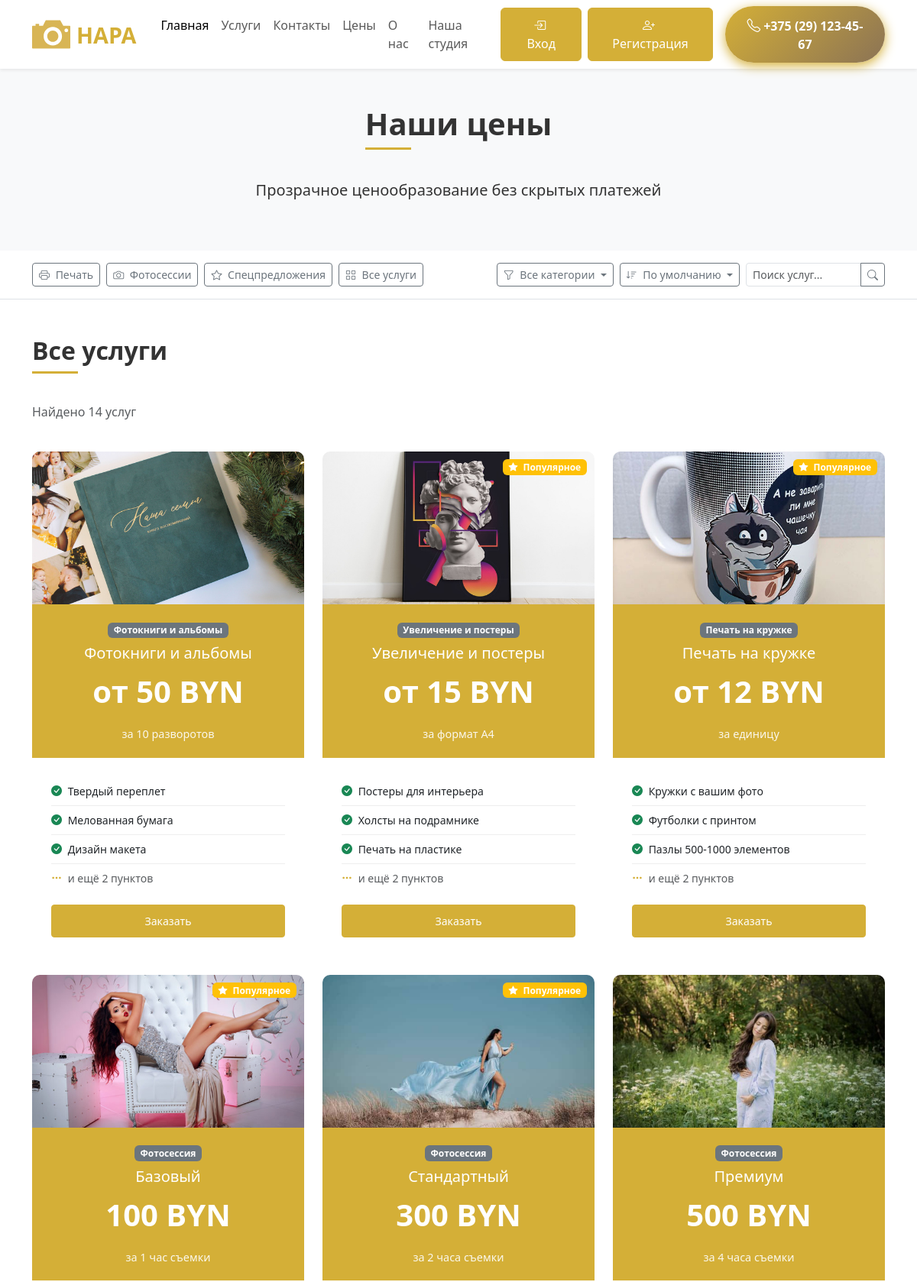
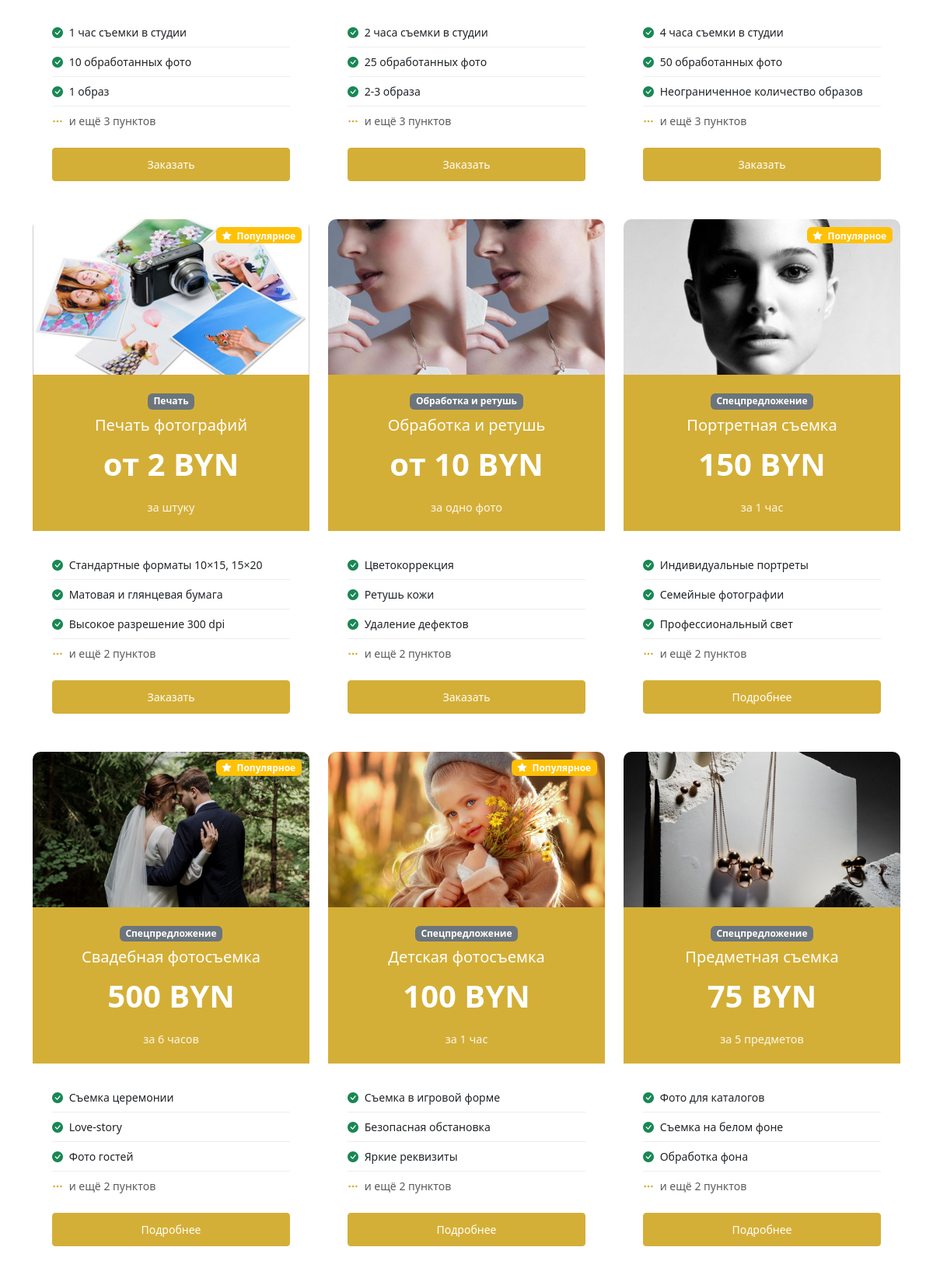
Screenshot of /price (upper part) with the database file from the repository (2 pictures, top to bottom).
### models.py (models this page shows, shortened)
class Service(db.Model):
    __tablename__ = 'services'
    id = db.Column(db.Integer, primary_key=True)
    title = db.Column(db.String(100), nullable=False)
    category = db.Column(db.String(50), nullable=False)  # 'printing', 'photo_session', 'special_offers'
    subcategory = db.Column(db.String(50))  # Для дополнительной фильтрации
    price_from = db.Column(db.String(20))
    price_period = db.Column(db.String(50))
    image_url = db.Column(db.String(200))
    features = db.Column(db.Text)
    description = db.Column(db.Text)
    order_button_text = db.Column(db.String(50), default="Заказать")
    is_popular = db.Column(db.Boolean, default=False)
    price_value = db.Column(db.Float)  # Для сортировки по цене
    created_at = db.Column(db.DateTime, default=datetime.now)

### app.py (the view, shortened to what this page needs)
@app.route("/price")
def price():
    category_filter = request.args.get("category", "all")
    sort_by = request.args.get("sort", "default")
    min_price = request.args.get("min_price")
    max_price = request.args.get("max_price")
    search_query = request.args.get("search", "").strip()
    query = Service.query
    if category_filter != "all":
        query = query.filter_by(category=category_filter)
    if min_price:
        try:
            query = query.filter(Service.price_value >= float(min_price))
        except:
            pass
    if max_price:
        try:
            query = query.filter(Service.price_value <= float(max_price))
        except:
            pass
    if sort_by == "price_asc":
        query = query.order_by(Service.price_value.asc())
    elif sort_by == "price_desc":
        query = query.order_by(Service.price_value.desc())
    elif sort_by == "title":
        query = query.order_by(Service.title.asc())
    elif sort_by == "popular":
        query = query.filter_by(is_popular=True).order_by(Service.created_at.desc())
    else:
        query = query.order_by(Service.category, Service.created_at.desc())
    services = query.all()
    printing_services = [s for s in services if s.category == "printing"]
    photo_session_packages = [s for s in services if s.category == "photo_session"]
    special_offers = [s for s in services if s.category == "special_offers"]
    categories = db.session.query(Service.category).distinct().all()
    categories = [c[0] for c in categories]
    return render_template(
        "price.html",
        services=services,
        printing_services=printing_services,
        photo_session_packages=photo_session_packages,
        special_offers=special_offers,
        categories=categories,
        current_category=category_filter,
        current_sort=sort_by,
        search_query=search_query,
    )

### app.py (called while the page is built)
@app.context_processor
def utility_processor():
    return {'datetime': datetime}

### templates/price.html (shortened to what this page needs)
{% extends 'base.html' %}
{% block main %}
<section class="py-5 bg-light">
  <div class="container">
    <div class="row">
      <div class="col text-center">
        <h1 class="section-title d-inline-block">Наши цены</h1>
        <p class="lead">Прозрачное ценообразование без скрытых платежей</p>
      </div>
    </div>
  </div>
</section>
<section class="py-3 bg-white border-bottom">
  <div class="container">
    <div class="row align-items-center">
      <div class="col-md-6 mb-3 mb-md-0">
        <div class="d-flex flex-wrap gap-2">
          <a href="#printing" class="btn btn-sm btn-outline-secondary">
            <i class="bi bi-printer me-1"></i> Печать
          </a>
          <a href="#photo-sessions" class="btn btn-sm btn-outline-secondary">
            <i class="bi bi-camera me-1"></i> Фотосессии
          </a>
          <a href="#special-offers" class="btn btn-sm btn-outline-secondary">
            <i class="bi bi-star me-1"></i> Спецпредложения
          </a>
          {% if current_category == 'all' %}
          <a href="#all-services" class="btn btn-sm btn-outline-secondary">
            <i class="bi bi-grid me-1"></i> Все услуги
          </a>
          {% endif %}
        </div>
      </div>
      <div class="col-md-6">
        <div class="d-flex gap-2 justify-content-md-end">
          <div class="dropdown">
            <button class="btn btn-sm btn-outline-secondary dropdown-toggle" type="button" data-bs-toggle="dropdown">
              <i class="bi bi-funnel me-1"></i>
              {% if current_category == 'all' %}Все категории
              {% elif current_category == 'printing' %}Печать
              {% elif current_category == 'photo_session' %}Фотосессии
              {% elif current_category == 'special_offers' %}Спецпредложения
              {% else %}Фильтр
              {% endif %}
            </button>
          </div>
          <div class="dropdown">
            <button class="btn btn-sm btn-outline-secondary dropdown-toggle" type="button" data-bs-toggle="dropdown">
              <i class="bi bi-sort-down me-1"></i>
              {% if current_sort == 'default' %}По умолчанию
              {% elif current_sort == 'price_asc' %}Цена ↑
              {% elif current_sort == 'price_desc' %}Цена ↓
              {% elif current_sort == 'title' %}По названию
              {% elif current_sort == 'popular' %}Популярные
              {% else %}Сортировка
              {% endif %}
            </button>
          </div>
   <div class="col-md-4 mb-3 mb-md-0">
        <form method="GET" action="{{ url_for('price') }}" class="position-relative">
          <div class="input-group input-group-sm">
            <input type="text"
                   class="form-control"
                   name="search"
                   placeholder="Поиск услуг..."
                   value="{{ search_query }}"
                   aria-label="Поиск услуг">
            <button class="btn btn-outline-secondary" type="submit">
              <i class="bi bi-search"></i>
            </button>
          </div>
        </form>
      </div>
        </div>
      </div>
    </div>
  </div>
</section>
{% if current_category == 'all' %}
<section id="all-services" class="py-5">
  <div class="container">
    <div class="row mb-4">
      <div class="col">
        <h2 class="section-title">Все услуги</h2>
        <p class="text-muted">Найдено {{ services|length }} услуг</p>
      </div>
    </div>
    <div class="row g-4">
      {% for service in services %}
      <div class="col-md-6 col-lg-4">
        <div class="card price-card h-100 position-relative">
          {% if service.is_popular %}
          <span class="badge bg-warning position-absolute" style="top: 10px; right: 10px; z-index: 1;">
            <i class="bi bi-star-fill me-1"></i> Популярное
          </span>
          {% endif %}
          <div class="price-image">
            <img
              src="{{ url_for('static', filename=service.image_url) }}"
              class="card-img-top"
              alt="{{ service.title }}"
              style="height: 200px; object-fit: cover;"
            />
          </div>
          <div class="price-header">
            <span class="badge bg-secondary mb-2">
              {% if service.category == 'printing' %}Печать
              {% elif service.category == 'photo_session' %}Фотосессия
              {% elif service.category == 'special_offers' %}Спецпредложение
              {% elif service.category == 'large_format' %}Увеличение и постеры
              {% elif service.category == 'retouch' %}Обработка и ретушь
              {% elif service.category == 'mug_printing' %}Печать на кружке
              {% elif service.category == 'album' %}Фотокниги и альбомы
              {% endif %}
            </span>
            <h5 class="mb-0">{{ service.title }}</h5>
            <div class="price-amount mt-2">{{ service.price_from }}</div>
            {% if service.price_period %}
            <div class="price-period">{{ service.price_period }}</div>
            {% endif %}
          </div>
          <div class="price-features">
            {% if service.features and service.features != 'None' %}
            <ul class="mb-3">
              {% for feature in service.features.split(';')[:3] %}
                <li class="small"><i class="bi bi-check-circle-fill text-success me-1"></i> {{ feature }}</li>
              {% endfor %}
              {% if service.features.split(';')|length > 3 %}
                <li class="small text-muted"><i class="bi bi-three-dots me-1"></i> и ещё {{ service.features.split(';')|length - 3 }} пунктов</li>
              {% endif %}
            </ul>
            {% endif %}
            <div class="text-center mt-auto">
              <a
                href="{{ url_for('service_detail', service_id=service.id) }}"
                class="btn btn-primary-custom w-100 btn-sm"
              >{{ service.order_button_text or 'Заказать' }}</a>
            </div>
          </div>
        </div>
      </div>
      {% endfor %}
    </div>
  </div>
</section>
{% endif %}
{% endblock %}

### static/css/style.css (style rules this page uses)
:root { --primary-color: #d4af37; --secondary-color: #8b7355; --dark-color: #333333; --light-color: #f8f9fa; }
body { font-family: "Segoe UI", Tahoma, Geneva, Verdana, sans-serif; color: var(--dark-color); }
.section-title { position: relative; margin-bottom: 3rem; font-weight: 700; }
.section-title:after { content: ""; position: absolute; bottom: -10px; left: 0; width: 60px; height: 3px; background-color: var(--primary-color); }
.btn-primary-custom { background-color: var(--primary-color); border-color: var(--primary-color); color: white; font-weight: 500; padding: 10px 25px; }
.price-card { border: none; border-radius: 10px; transition: transform 0.3s, box-shadow 0.3s; overflow: hidden; }
.price-header { background-color: #d4af37; color: white; padding: 20px; text-align: center; }
.price-amount { font-size: 2.5rem; font-weight: 700; margin: 15px 0; }
.price-period { font-size: 0.9rem; opacity: 0.9; }
.price-features { padding: 25px; }
.price-features ul { list-style: none; padding: 0; }
.price-features li { padding: 8px 0; border-bottom: 1px solid #eee; }
.price-features li:last-child { border-bottom: none; }
.price-features i { color: #d4af37; margin-right: 10px; }
.form-control { border-radius: 5px; }

### rows the page displays
Service: image_url (picture), category "Фотокниги и альбомы", title "Фотокниги и альбомы", price_from "от 50 BYN", price_period "за 10 разворотов", 3 "Твердый переплет" "Мелованная бумага" "Дизайн макета", features.split|length "2", order_button_text "Заказать"
Service: is_popular True (drawn), image_url (picture), category "Увеличение и постеры", title "Увеличение и постеры", price_from "от 15 BYN", price_period "за формат А4", 3 "Постеры для интерьера" "Холсты на подрамнике" "Печать на пластике", features.split|length "2", order_button_text "Заказать"
Service: is_popular True (drawn), image_url (picture), category "Печать на кружке", title "Печать на кружке", price_from "от 12 BYN", price_period "за единицу", 3 "Кружки с вашим фото" "Футболки с принтом" "Пазлы 500-1000 элементов", features.split|length "2", order_button_text "Заказать"
Service: is_popular True (drawn), image_url (picture), category "Фотосессия", title "Базовый", price_from "100 BYN", price_period "за 1 час съемки", 3 "1 час съемки в студии" "10 обработанных фото" "1 образ", features.split|length "3", order_button_text "Заказать"
Service: is_popular True (drawn), image_url (picture), category "Фотосессия", title "Стандартный", price_from "300 BYN", price_period "за 2 часа съемки", 3 "2 часа съемки в студии" "25 обработанных фото" "2-3 образа", features.split|length "3", order_button_text "Заказать"
Service: image_url (picture), category "Фотосессия", title "Премиум", price_from "500 BYN", price_period "за 4 часа съемки", 3 "4 часа съемки в студии" "50 обработанных фото" "Неограниченное количество образов", features.split|length "3", order_button_text "Заказать"
Service: is_popular True (drawn), image_url (picture), category "Печать", title "Печать фотографий", price_from "от 2 BYN", price_period "за штуку", 3 "Стандартные форматы 10×15, 15×20" "Матовая и глянцевая бумага" "Высокое разрешение 300 dpi", features.split|length "2", order_button_text "Заказать"
Service: image_url (picture), category "Обработка и ретушь", title "Обработка и ретушь", price_from "от 10 BYN", price_period "за одно фото", 3 "Цветокоррекция" "Ретушь кожи" "Удаление дефектов", features.split|length "2", order_button_text "Заказать"
Service: is_popular True (drawn), image_url (picture), category "Спецпредложение", title "Портретная съемка", price_from "150 BYN", price_period "за 1 час", 3 "Индивидуальные портреты" "Семейные фотографии" "Профессиональный свет", features.split|length "2", order_button_text "Подробнее"
Service: is_popular True (drawn), image_url (picture), category "Спецпредложение", title "Свадебная фотосъемка", price_from "500 BYN", price_period "за 6 часов", 3 "Съемка церемонии" "Love-story" "Фото гостей", features.split|length "2", order_button_text "Подробнее"
Service: is_popular True (drawn), image_url (picture), category "Спецпредложение", title "Детская фотосъемка", price_from "100 BYN", price_period "за 1 час", 3 "Съемка в игровой форме" "Безопасная обстановка" "Яркие реквизиты", features.split|length "2", order_button_text "Подробнее"
Service: image_url (picture), category "Спецпредложение", title "Предметная съемка", price_from "75 BYN", price_period "за 5 предметов", 3 "Фото для каталогов" "Съемка на белом фоне" "Обработка фона", features.split|length "2", order_button_text "Подробнее"

### other values shown
{{ services|length }} "14"
